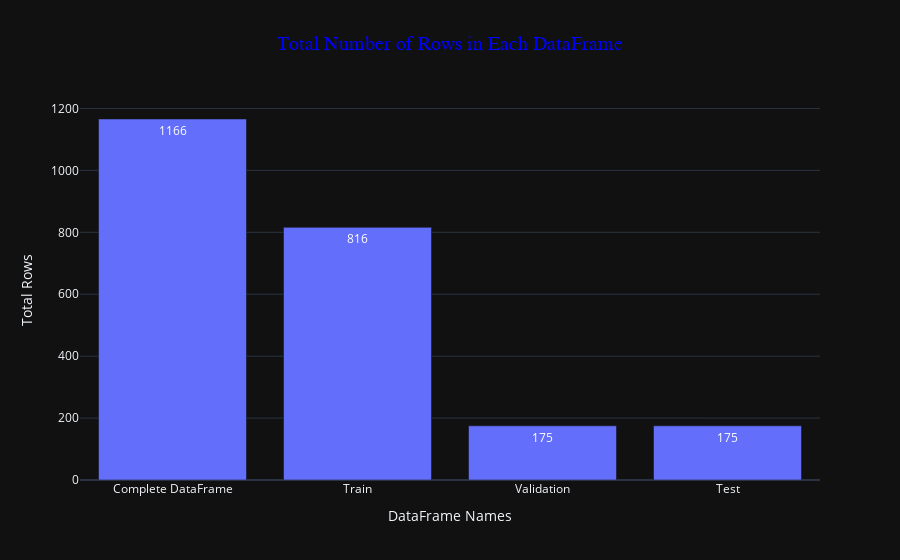

Source (notebook cell):
### Markdown cell above
## 3 Fine-tuning

### Code cell
# Split the DataFrame into training and testing sets while maintaining label proportions.
train, validation_test = train_test_split(df, test_size=0.3, random_state=820, stratify=df['label'])
test, validation = train_test_split(validation_test, test_size=0.5, random_state=820, stratify=validation_test['label'])

# Step 1: Calculate the total number of rows in each DataFrame
total_train = train.shape[0]
total_test = test.shape[0]
total_validation = validation.shape[0]
total_df = df.shape[0]

# Step 2: Prepare data for plotting
dataframe_names = ['Complete DataFrame', 'Train', 'Validation', 'Test',  ]
total_values = [total_df, total_train, total_validation, total_test]

# Step 3: Create an interactive bar chart
fig = go.Figure(data=[go.Bar(x=dataframe_names, y=total_values, text=total_values, textposition='auto',)])

# Customize the layout
fig.update_layout(title='Total Number of Rows in Each DataFrame',
                  title_x=0.5,
                  title_font=dict(size=20, color='blue', family='Arial, sans-serif'),
                  xaxis_title='DataFrame Names',
                  yaxis_title='Total Rows',
                  template='plotly_dark')  # You can choose a template that fits your presentation style

fig.show()

### Figure 1 — Plotly figure (JSON) as saved in the notebook; plotly's stock layout.template omitted (floating-point values rounded to 4 significant figures)
{"data": [{"text": ["1166", "816", "175", "175"], "textposition": "auto", "type": "bar", "x": ["Complete DataFrame", "Train", "Validation", "Test"], "y": [1166, 816, 175, 175]}], "layout": {"title": {"font": {"color": "blue", "family": "Arial, sans-serif", "size": 20}, "text": "Total Number of Rows in Each DataFrame", "x": 0.5}, "xaxis": {"title": {"text": "DataFrame Names"}}, "yaxis": {"title": {"text": "Total Rows"}}}}
